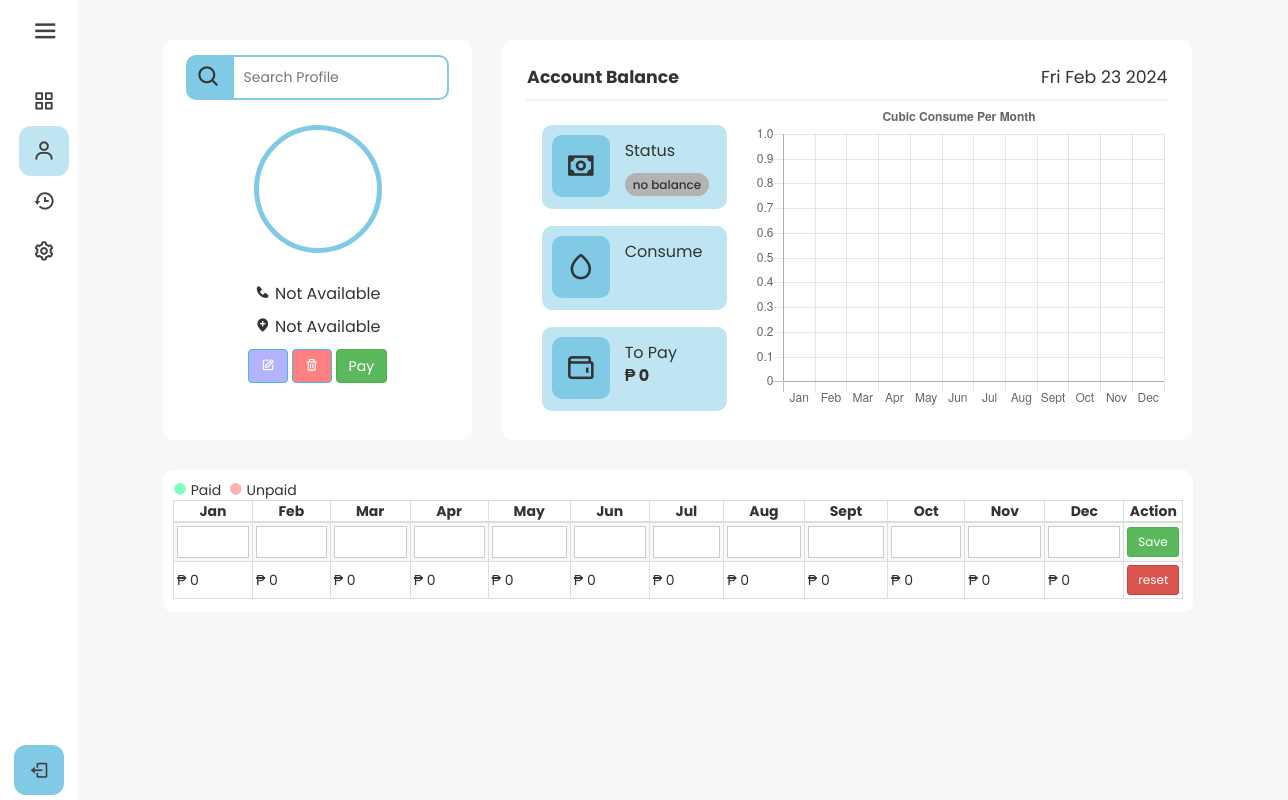
/client-info.php (signed in), run on the app's committed database.
### tables this page shows
CREATE TABLE `cu_price` (
  `id` int(11) NOT NULL,
  `cu_price` float NOT NULL
);

### client-info.php (the view, shortened to what the rows shown need)
<?php
    require_once("db_connection.php");
    $cubic_price = mysqli_query($conn,"SELECT * FROM cu_price");
    if(mysqli_num_rows($cubic_price) > 0){
        while($row_price = mysqli_fetch_assoc($cubic_price)){
            extract($row_price);
        }
    }
?>
<!DOCTYPE html>
<html lang="en">
<head>
    <link href="https://unpkg.com/boxicons@2.1.2/css/boxicons.min.css" rel="stylesheet" />
    <link rel="stylesheet" href="https://maxcdn.bootstrapcdn.com/bootstrap/3.4.1/css/bootstrap.min.css">
    <link rel="stylesheet" href="https://cdn.datatables.net/1.10.19/css/jquery.dataTables.min.css">
    <link rel="stylesheet" href="https://pro.fontawesome.com/releases/v5.10.0/css/all.css">
    <link href="css/style.css" rel="stylesheet" />
</head>
<body>
    <div class="home_content">
        <div class="info-container">
            <div class="consume-container">
                <table class="table-bordered table-striped">
                    <thead>
                        <tr>
                            <th class="text-center">Jan</th>
                            <th class="text-center">Feb</th>
                            <th class="text-center">Mar</th>
                            <th class="text-center">Apr</th>
                            <th class="text-center">May</th>
                            <th class="text-center">Jun</th>
                            <th class="text-center">Jul</th>
                            <th class="text-center">Aug</th>
                            <th class="text-center">Sept</th>
                            <th class="text-center">Oct</th>
                            <th class="text-center">Nov</th>
                            <th class="text-center">Dec</th>
                            <th class="text-center">Action</th>
                        </tr>
                    </thead>
                    <tbody>
                        <tr>
                            <?php
                                if($stat_january=='paid') {
                                    ?>
                                    <td class="marked-paid">₱ <?php if($january <=10){ echo "130";  }else{ echo  $january * $cu_price; } ?></td>
                                    <?php
                                }else if($stat_january=='unpaid'){
                                    ?>
                                    <td class="marked-unpaid">₱ <?php if($january <=10){ echo "130";  }else{ echo  $january * $cu_price; }?></td>
                                    <?php
                                }else {
                                    ?>
                                    <td>₱ <?php echo $january * $cu_price?></td>
                                    <?php
                                }
                            ?>
                            <?php
                                if($stat_february=='paid') {
                                    ?>
                                    <td class="marked-paid">₱ <?php if($february <=10){ echo "130";  }else{ echo  $february * $cu_price; } ?></td>
                                    <?php
                                }else if($stat_february=='unpaid'){
                                    ?>
                                    <td class="marked-unpaid">₱ <?php if($february <=10){ echo "130";  }else{ echo  $february * $cu_price; } ?></td>
                                    <?php
                                }else {
                                    ?>
                                    <td>₱ <?php echo $february* $cu_price?></td>
                                    <?php
                                }
                            ?>
                            <?php
                                if($stat_march=='paid') {
                                    ?>
                                    <td class="marked-paid">₱ <?php if($march <=10){ echo "130";  }else{ echo  $march * $cu_price; } ?></td>
                                    <?php
                                }else if($stat_march=='unpaid'){
                                    ?>
                                    <td class="marked-unpaid">₱ <?php if($march <=10){ echo "130";  }else{ echo  $march * $cu_price; } ?></td>
                                    <?php
                                }else {
                                    ?>
                                    <td>₱ <?php echo $march * $cu_price?></td>
                                    <?php
                                }
                            ?>
                            <?php
                                if($stat_april=='paid') {
                                    ?>
                                    <td class="marked-paid">₱ <?php if($april <=10){ echo "130";  }else{ echo  $april * $cu_price; }?></td>
                                    <?php
                                }else if($stat_april=='unpaid'){
                                    ?>
                                    <td class="marked-unpaid">₱ <?php if($april <=10){ echo "130";  }else{ echo  $april * $cu_price; } ?></td>
                                    <?php
                                }else {
                                    ?>
                                    <td>₱ <?php echo $april * $cu_price?></td>
                                    <?php
                                }
                            ?>
                            <?php
                                if($stat_may=='paid') {
                                    ?>
                                    <td class="marked-paid">₱ <?php if($may <=10){ echo "130";  }else{ echo  $may * $cu_price; } ?></td>
                                    <?php
                                }else if($stat_may=='unpaid'){
                                    ?>
                                    <td class="marked-unpaid">₱ <?php if($may <=10){ echo "130";  }else{ echo  $may * $cu_price; } ?></td>
                                    <?php
                                }else {
                                    ?>
                                    <td>₱ <?php echo $may * $cu_price?></td>
                                    <?php
                                }
                            ?>
                            <?php
                                if($stat_june=='paid') {
                                    ?>
                                    <td class="marked-paid">₱ <?php if($june <=10){ echo "130";  }else{ echo  $june * $cu_price; } ?></td>
                                    <?php
                                }else if($stat_june=='unpaid'){
                                    ?>
                                    <td class="marked-unpaid">₱ <?php if($june <=10){ echo "130";  }else{ echo  $june * $cu_price; } ?></td>
                                    <?php
                                }else {
                                    ?>
                                    <td>₱ <?php echo $june * $cu_price?></td>
                                    <?php
                                }
                            ?>
                            <?php
                                if($stat_july=='paid') {
                                    ?>
                                    <td class="marked-paid">₱ <?php if($july <=10){ echo "130";  }else{ echo  $july * $cu_price; } ?></td>
                                    <?php
                                }else if($stat_july=='unpaid'){
                                    ?>
                                    <td class="marked-unpaid">₱ <?php if($july <=10){ echo "130";  }else{ echo  $july * $cu_price; } ?></td>
                                    <?php
                                }else {
                                    ?>
                                    <td>₱ <?php echo $july * $cu_price?></td>
                                    <?php
                                }
                            ?>
                            <?php
                                if($stat_august=='paid') {
                                    ?>
                                    <td class="marked-paid">₱ <?php if($august <=10){ echo "130";  }else{ echo  $august * $cu_price; } ?></td>
                                    <?php
                                }else if($stat_august=='unpaid'){
                                    ?>
                                    <td class="marked-unpaid">₱ <?php if($august <=10){ echo "130";  }else{ echo  $august * $cu_price; } ?></td>
                                    <?php
                                }else {
                                    ?>
                                    <td>₱ <?php echo $august * $cu_price?></td>
                                    <?php
                                }
                            ?>
                            <?php
                                if($stat_september=='paid') {
                                    ?>
                                    <td class="marked-paid">₱ <?php if($september <=10){ echo "130";  }else{ echo  $september * $cu_price; } ?></td>
                                    <?php
                                }else if($stat_september=='unpaid'){
                                    ?>
                                    <td class="marked-unpaid">₱ <?php if($september <=10){ echo "130";  }else{ echo  $september * $cu_price; }?></td>
                                    <?php
                                }else {
                                    ?>
                                    <td>₱ <?php echo $september * $cu_price?></td>
                                    <?php
                                }
                            ?>
                            <?php
                                if($stat_october=='paid') {
                                    ?>
                                    <td class="marked-paid">₱ <?php if($october <=10){ echo "130";  }else{ echo  $october * $cu_price; } ?></td>
                                    <?php
                                }else if($stat_october=='unpaid'){
                                    ?>
                                    <td class="marked-unpaid">₱ <?php if($october <=10){ echo "130";  }else{ echo  $october * $cu_price; } ?></td>
                                    <?php
                                }else {
                                    ?>
                                    <td>₱ <?php echo $october * $cu_price?></td>
                                    <?php
                                }
                            ?>
                            <?php
                                if($stat_november=='paid') {
                                    ?>
                                    <td class="marked-paid">₱ <?php if($november<=10){ echo "130";  }else{ echo  $november * $cu_price; } ?></td>
                                    <?php
                                }else if($stat_november=='unpaid'){
                                    ?>
                                    <td class="marked-unpaid">₱ <?php if($november <=10){ echo "130";  }else{ echo  $november * $cu_price; }?></td>
                                    <?php
                                }else {
                                    ?>
                                    <td>₱ <?php echo $november * $cu_price?></td>
                                    <?php
                                }
                            ?>
                            <?php
                                if($stat_december=='paid') {
                                    ?>
                                    <td class="marked-paid">₱ <?php if($december <=10){ echo "130";  }else{ echo  $december * $cu_price; } ?></td>
                                    <?php
                                }else if($stat_december=='unpaid'){
                                    ?>
                                    <td class="marked-unpaid">₱ <?php if($december <=10){ echo "130";  }else{ echo  $december * $cu_price; }?></td>
                                    <?php
                                }else {
                                    ?>
                                    <td>₱ <?php echo $december * $cu_price?></td>
                                    <?php
                                }
                            ?>
                            <td>
                                <span class="table-success"><button name="update-consume" class="btn btn-danger btn-rounded btn-sm my-0" data-toggle="modal" data-target="#resetConsume">reset</button></span>
                            </td>
                        </tr>
                    </tbody>
                </table>
            </div>
        </div>
    </div>
    <script>
        new Chart(document.getElementById("bar-chart"), {
            type: 'bar',
            data: {
                labels: ['Jan','Feb','Mar','Apr','May','Jun','Jul','Aug','Sept','Oct','Nov','Dec'],
                datasets: [
                    {
                    label: "Cubic Meter",
                    backgroundColor: [
                        "#3e95cd",
                        "#8e5ea2",
                        "#3cba9f",
                        "#e8c3b9",
                        "#c45850",
                        "#3e95cd",
                        "#8e5ea2",
                        "#3cba9f",
                        "#e8c3b9",
                        "#3e95cd"
                    ],
                    data: [
                            <?php echo $january; ?>,
                            <?php echo $february; ?>,
                            <?php echo $march; ?>,
                            <?php echo $april; ?>,
                            <?php echo $may; ?>,
                            <?php echo $june; ?>,
                            <?php echo $july; ?>,
                            <?php echo $august; ?>,
                            <?php echo $september; ?>,
                            <?php echo $october; ?>,
                            <?php echo $november; ?>,
                            <?php echo $december; ?>
                        ]
                    }
                ]
            },
            options: {
                legend: { display: false },
                title: {
                    display: true,
                    text: 'Cubic Consume Per Month'
                }
            }
        });
        $('#select-all').click(function(event) {
            $(':checkbox').prop('checked', this.checked);
        });
    </script>
</body>
</html>

### data on the page
cu_price: $january*$cu_price "0", $february*$cu_price "0", $march*$cu_price "0", $april*$cu_price "0", $may*$cu_price "0", $june*$cu_price "0", $july*$cu_price "0", $august*$cu_price "0", $september*$cu_price "0", $october*$cu_price "0", $november*$cu_price "0", $december*$cu_price "0"
